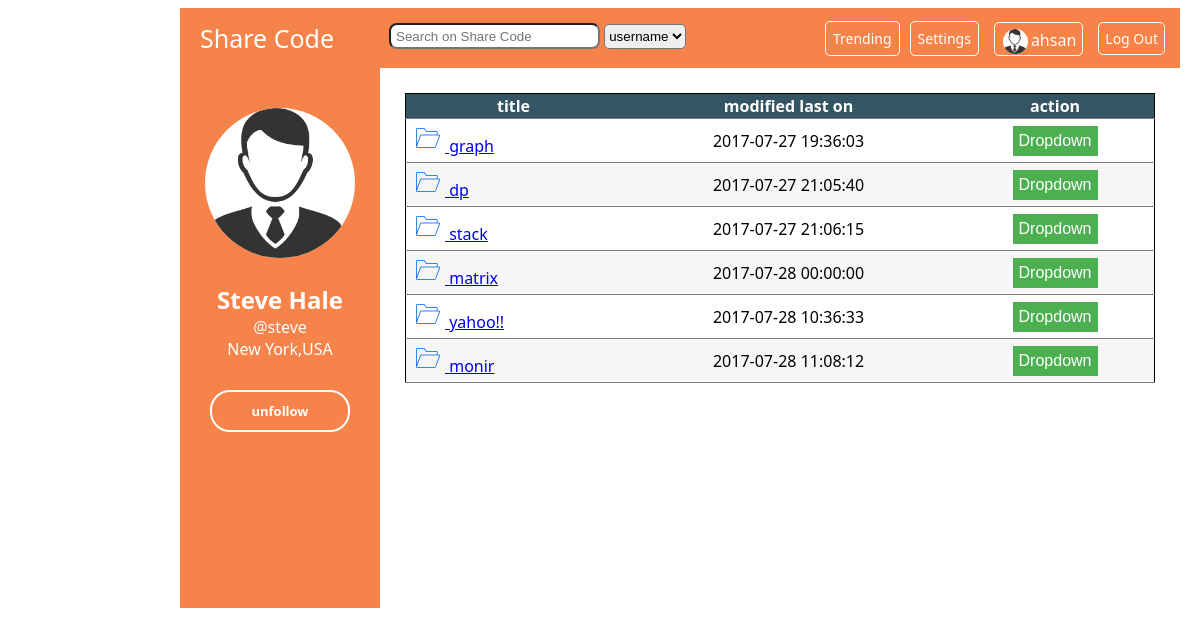
The app's page /user.php?id=1 (signed in) with its own data.
### tables this page shows
CREATE TABLE `users` (
  `userid` int(10) NOT NULL,
  `username` varchar(20) DEFAULT NULL,
  `pass` varchar(20) DEFAULT NULL,
  `firstname` varchar(20) DEFAULT NULL,
  `lastname` varchar(20) DEFAULT NULL,
  `dob` date DEFAULT NULL,
  `gender` varchar(10) DEFAULT NULL,
  `email` varchar(200) DEFAULT NULL,
  `url` varchar(100) DEFAULT NULL,
  `city` varchar(20) DEFAULT NULL,
  `country` varchar(20) DEFAULT NULL,
  `company` varchar(20) DEFAULT NULL,
  `post` varchar(20) DEFAULT NULL
);

CREATE TABLE `folders` (
  `folderid` int(10) NOT NULL,
  `foldername` varchar(20) DEFAULT NULL,
  `category` varchar(20) DEFAULT NULL,
  `created` datetime DEFAULT NULL,
  `userid` int(10) DEFAULT NULL
);

### user.php (the view, shortened to what this page needs)
<?php session_start();
include_once 'includes/config.php';
if(isset($_GET['id'])){
    $userid = $_GET['id'];
    $sql = "SELECT * FROM users WHERE userid=$userid;";
    $resultname = mysqli_query($conn,$sql);
    $row = mysqli_fetch_array($resultname);
    $usert = $row['username'];
    $firstt = $row['firstname'];
    $lastt = $row['lastname'];
    $cityt = $row['city'];
    $countryt = $row['country'];
    $me = $_SESSION['userid'];
    $sql= "SELECT * FROM follows WHERE follower=$me AND followed=$userid";
    $resultfl = mysqli_query($conn,$sql);
    $numrow = mysqli_num_rows($resultfl);
    if($numrow < 1){
        $fol = "follow";
    }
    else{
        $fol = "unfollow";
    }
    if(isset($_GET['folderid'])){
        $folderid = $_GET['folderid'];
        $sql = "SELECT * FROM files where folderid=$folderid;";
        $resultfile = mysqli_query($conn,$sql);
    }
    else{
        $sql = "SELECT * FROM folders where userid=$userid and category='public';";
        $resultfolder = mysqli_query($conn,$sql);
    }
	$imgsrc = "pp/".$me;
	if(!file_exists($imgsrc)){
		$imgsrc = "pp.png";
	}
	$imgsrcu = "pp/".$userid;
	if(!file_exists($imgsrcu)){
		$imgsrcu = "pp.png";
	}
}
else{
	die();
}
?>
<!DOCTYPE html>
<html>
<head>
    <link rel="stylesheet" type="text/css" href="styles/pstyle.css">
    <link rel="stylesheet" type="text/css" href="styles/mstyle.css">
</head>
<body>
    <header class="personal_header">
        <a id="homelink" href="personal.php">Share Code</a>
        <form id="search" action="search.php">
            <input name="search" type="text" placeholder="Search on Share Code">
            <select name="soption" >
                <option value="username">username</option>
            </select>
        </form>
        <a id="logout" href="includes/logout.php"> Log Out </a>
        <a id="usernameh" href="personal.php">
            <img src="<?php echo $imgsrc;?>" height="25" width="25">
            <p id="usernamep">
                <?php echo $_SESSION['username']?> </p>
        </a>
        <a id="setting" href="setting.php">Settings</a>
        <a id="trend" href="popular.php"> Trending </a>
    </header>
    <div class="info">
        <div class="info_photo">
            <img src="<?php echo $imgsrcu;?>" height="150" width="150">
        </div>
        <div class="info_details">
            <h2>
                <?php echo $firstt." ".$lastt  ?> </h2>
            <a href="personal.php">
                <?php echo "@".$usert; ?> </a>
            <p><?php echo $cityt.",".$countryt; ?></p>
        </div>
        <div class="info_social">
            <div class="info_socialf">
                <?php $fl= "follow.php?fr=".$me."&fd=".$userid ;?>
                <a href=<?php echo $fl;?> > <?php echo $fol; ?> </a>
                </div>
        </div>
    </div>
    <div class="main_wrapper">
        <main class="main">
            <div class="repo">
                <?php
					if(isset($_GET['folderid'])){
				?>
				<h3 style="margin-left:250px;"> <?php
					$sql = "SELECT * FROM folders WHERE folderid=".$_GET['folderid'].";";
                            $result = mysqli_query($conn,$sql);
						$row = mysqli_fetch_assoc($result);
						echo "Folder : ".$row['foldername'];
					?>
				</h3>
                <table>
                    <tr>
                        <th> title </th>
                        <th> modified last on </th>
                        <th> stars </th>
                        <th> action </th>
                    </tr>
                    <?php
                            $result = $resultfile;
                            while($row = mysqli_fetch_assoc($result)){
                        ?>
                        <tr>
                            <td>
                                <?php $ref = "view.php?file=".$row['fileid']; ?>
                                <img src="icons/file.png" style="padding: 2px 5px;">
                                <a href= "<?php echo $ref; ?>">  <?php echo $row['filename'];?> </a>
                            </td>
                            <td style="text-align:center">
                                <?php echo $row['created'];?>
                            </td>
                            <td>
                               <?php
                                    $starlink = "star.php?userid=".$_SESSION['userid']."&fileid=".$row['fileid']."&folderid=".$_GET['folderid']."&id=".$_GET['id'];
                                ?>
                                <a href=<?php echo $starlink;?> ><img src="<?php echo star($row['fileid']);?>" ></a>
                            </td>
                            <td style="text-align:center">
                                <div class="dropdown">
                                    <button onclick="myFunction(this)" class="dropbtn">Dropdown</button>
                                    <div id="myDropdown" class="dropdown-content">
                                        <?php $dlink = "includes/download.php?fileid=".$row['fileid']; ?>
                                        <a href= <?php echo $dlink; ?> > Download</a>
                                    </div>
                                </div>
                            </td>
                        </tr>
                        <?php
                            }
                        ?>
                </table>
                <?php
						}
					else{
				?>
                    <table>
                        <tr>
                            <th> title </th>
                            <th> modified last on </th>
                            <th> action </th>
                            <?php
                            $result = $resultfolder;
                            while($row = mysqli_fetch_assoc($result)){
                        ?>
                                <tr>
                                    <td>
                                        <?php $ref = "user.php?id=".$userid."&folderid=".$row['folderid']; ?>
                                        <a href=<?php echo $ref;?> ><img src="icons/folder.png" style="padding: 2px 5px;"> <?php echo $row['foldername'];?> </a>
                                    </td>
                                    <td style="text-align:center">
                                        <?php echo $row['created'];?>
                                    </td>
                                    <td style="text-align:center">
                                        <div class="dropdown">
                                            <button onclick="myFunction(this)" class="dropbtn">Dropdown</button>
                                        </div>
                                    </td>
                                </tr>
                                <?php
                            }
                        ?>
                    </table>
                    <?php
					}
				?>
            </div>
        </main>
    </div>
</body>
</html>

### styles/pstyle.css (style rules this page uses)
body { margin-left: 180px; width: 1000px; font-family: Segoe UI; padding: 0px; }
.personal_header { clear: both; width: 100%; height: 60px; padding: 0px; background-color: #F6834A; background-color: #F6834A; color: white; overflow: hidden; }
.personal_header > a { text-decoration: none; color: white; }
#homelink { float: left; font-size: 25px; margin: 13px 20px; border: none; }
#search { float: left; width: auto; margin-top: 15px; margin-left: 35px; height: 30px; width: 300px; }
#search input { width: 200px; height: 20px; border-radius: 8px; padding-left: 5px; }
#search select { height: 25px; border-radius: 5px; }
#trend { float: right; margin: 13px 10px; padding: 7px; font-size: 14px; border-radius: 5px; border: 1px solid white; }
#setting { float: right; margin-top: 13px; margin-right: 15px; padding: 7px; border-radius: 5px; border: 1px solid white; font-size: 14px; }
#usernameh { float: right; width: auto; height: 20px; padding: 6px; margin: 14px 0px; border-radius: 5px; border: 1px solid white; }
.personal_header img { float: left; border-radius: 50%; background-color: white; margin: 0px 2px; }
#usernamep { float: right; margin-top: 0px; margin-left: 1px; }
#logout { float: right; padding: 6px; margin: 0px 15px; margin-top: 14px; font-size: 14px; border-radius: 5px; border: 1px solid white; }
.info { float: left; width: 200px; height: 500px; padding: 40px 0px 0px 0px; text-align: center; background-color: #F6834A; margin-bottom: 0px; }
.info_photo img { background-color: white; border-radius: 50%; }
.info_details h2 { margin-bottom: 0px; color: white; }
.info_details a { margin-top: 0px; margin-bottom: 0px; text-decoration: none; color: white; }
.info_details p { margin-top: 0px; margin-bottom: 0px; color: white; }
.info_socialf a { display: block; padding: 10px 0px; margin: 30px; font-weight: bold; font-size: 13px; text-decoration: none; border: 2px solid white; border-radius: 20px; color: white; }
.main_wrapper { float: right; width: 800px; margin-top: 0px; padding: 0px; background: ##e1e1e1; }
.main { float: left; background: WHITE; margin-top: 0px; }
table { border: 1px solid black; margin: 25px; border-collapse: collapse; width: 750px; text-align: left; }
th { background-color: #345664; color: white; text-align: center; }
td { padding: 5px 5px; }
tr { border-bottom: 1px solid grey; }
tr:nth-child(odd) { background-color: #f6f6f6; }
tr:nth-child(even) { background-color: white; }
td, th { border: none; }

### styles/mstyle.css (style rules this page uses)
.dropbtn { background-color: #4CAF50; color: white; padding: 6px; font-size: 16px; border: none; cursor: pointer; }
.dropdown { position: relative; display: inline-block; }

### records on screen
users: firstname "Steve", lastname "Hale", username "steve", city "New York", country "USA"
folders: foldername "graph", created "2017-07-27 19:36:03"
folders: foldername "dp", created "2017-07-27 21:05:40"
folders: foldername "stack", created "2017-07-27 21:06:15"
folders: foldername "matrix", created "2017-07-28 00:00:00"
folders: foldername "yahoo!!", created "2017-07-28 10:36:33"
folders: foldername "monir", created "2017-07-28 11:08:12"

### other values on screen
$_SESSION['username'] "ahsan"
$fol "unfollow"
